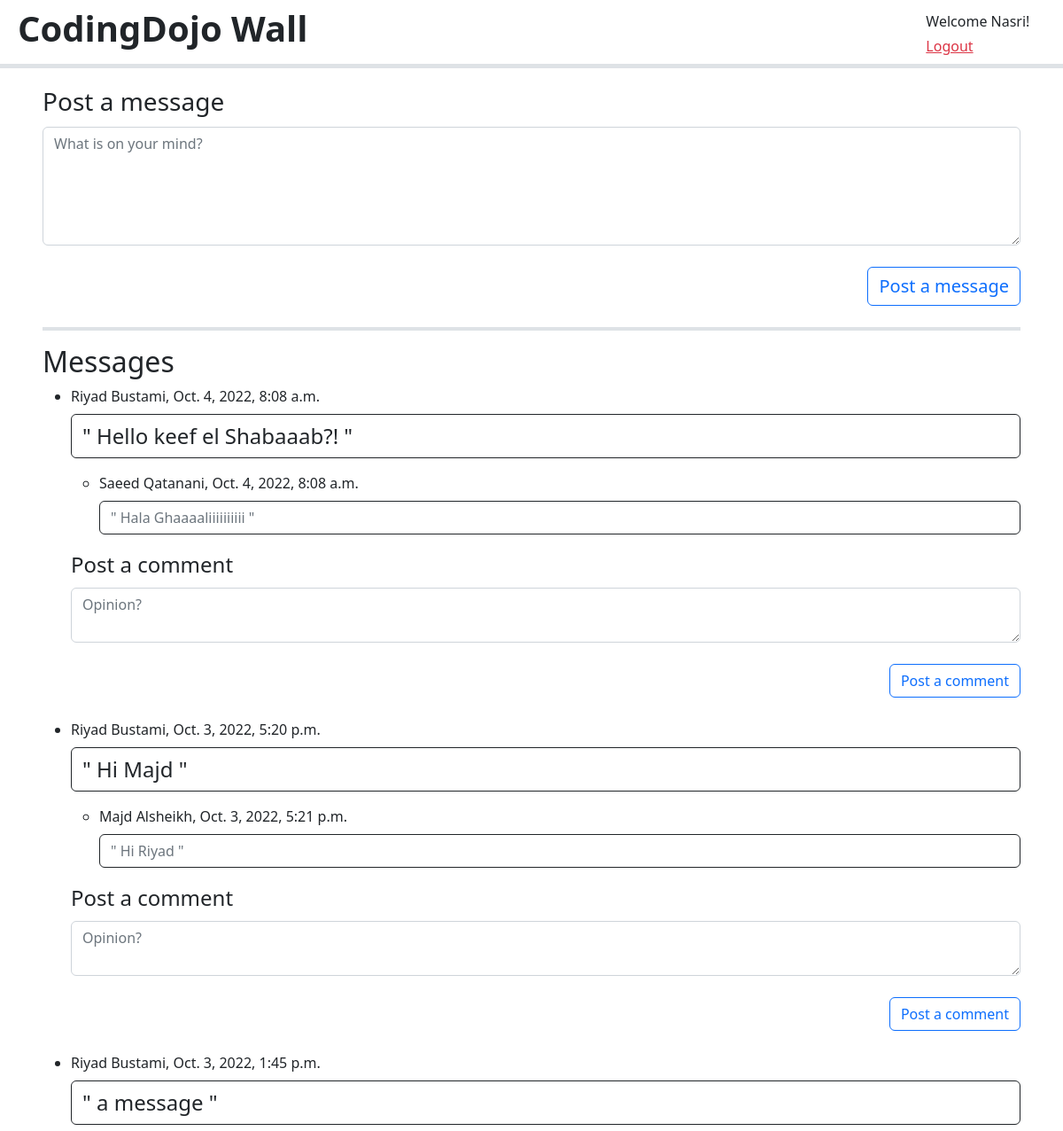
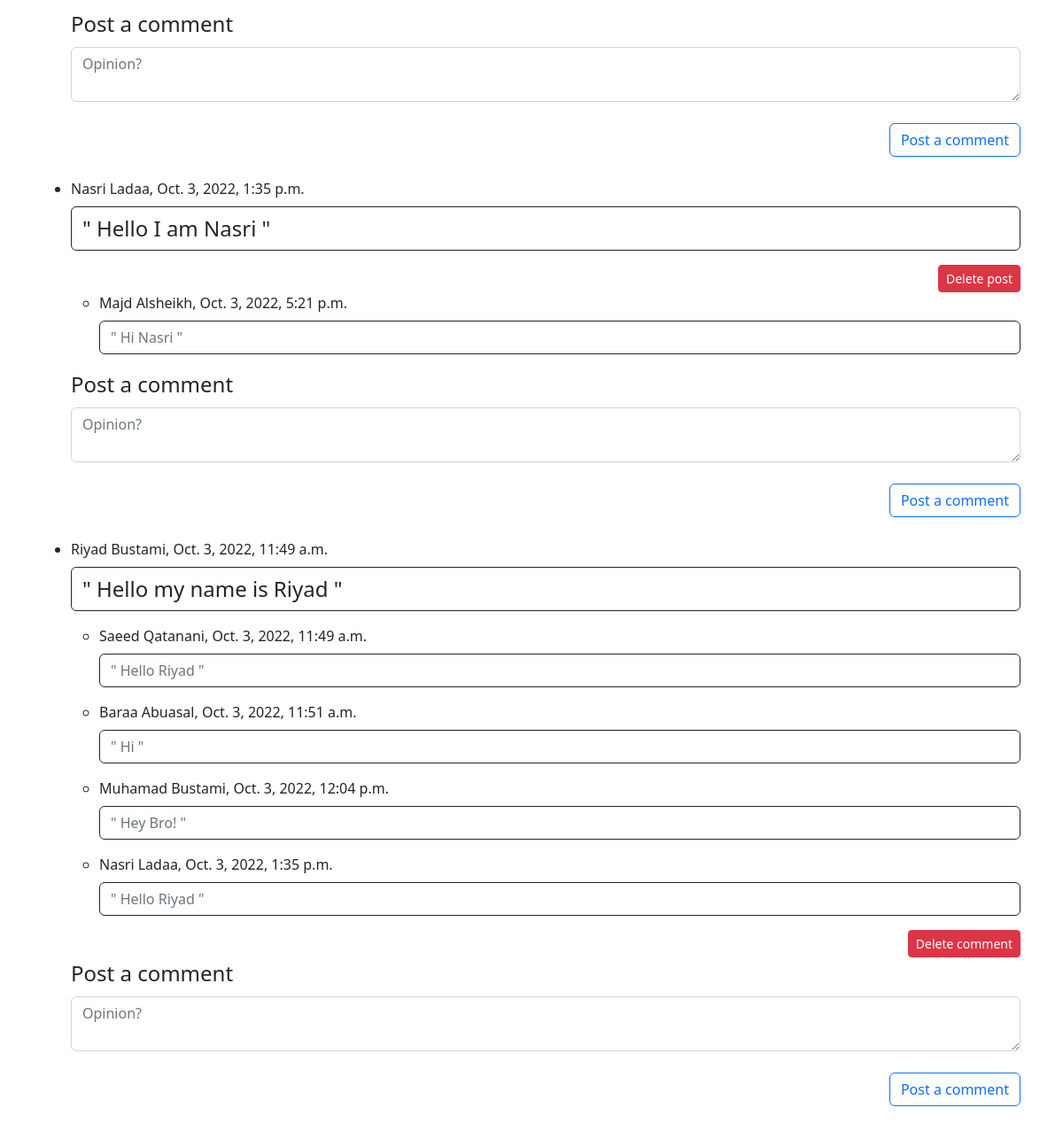
/wall/ (signed in), run on the app's committed database (2 pictures, top to bottom).
### login_registration_app/models.py (models this page shows)
class User(models.Model):
    first_name=models.CharField(max_length=255)
    last_name=models.CharField(max_length=255)
    email=models.EmailField(max_length=255)
    password=models.CharField(max_length=255)
    objects=UserManager()
    created_at=models.DateTimeField(auto_now_add=True)
    updated_at=models.DateTimeField(auto_now=True)

### the_wall_app/models.py (models this page shows)
class Message(models.Model):
    user=models.ForeignKey(User,related_name='messages', on_delete=models.CASCADE)
    message=models.TextField()
    created_at=models.DateTimeField(auto_now_add=True)
    updated_at=models.DateTimeField(auto_now=True)

class Comment(models.Model):
    message=models.ForeignKey(Message,related_name='comments',on_delete=models.CASCADE)
    user=models.ForeignKey(User,related_name='comments',on_delete=models.CASCADE)
    comment=models.TextField()
    created_at=models.DateTimeField(auto_now_add=True)
    updated_at=models.DateTimeField(auto_now=True)

### the_wall_app/views.py (the view)
# urls.py: path('',views.index),
def index(request):
    if 'id' in request.session:
        context={
            'logged_user':User.objects.get(id=request.session['id']),
            'messages':Message.objects.all().order_by('-created_at'),
        }
        print(context['messages'])
        return render(request,"wall.html",context)
    else:
        return redirect('/')

### the_wall_app/templates/wall.html (shortened to what this page needs)
<!DOCTYPE html>
<html lang="en">
<head>
    <link href="https://cdn.jsdelivr.net/npm/bootstrap@5.2.1/dist/css/bootstrap.min.css" rel="stylesheet"
>
</head>
<body>
    <header class="border-bottom border-5 justify-content-between">
        <div class=" row text-first m-2 justify-content-between">
            <h1 class="col-10 fw-bolder fs-1">
                CodingDojo Wall
            </h1>
            <div class="col-1 text-center mx-5">
                <p class="row my-1 text-nowrap">Welcome {{logged_user.first_name}}!</p>
                <a href="/logout/" class="row link-danger text-end  fs-6">Logout</a>
            </div>
        </div>
    </header>
    <main class="justify-content-center mx-5">
        <section class="my-3 border-bottom border-4 text-start">
            <form action="add_message/" method="POST">
                <div class="text-start">
                    <label for="message" class="form-label text-start fs-3">Post a message</label>
                </div>
                <textarea name="message" id="message" cols="30" rows="5" placeholder="What is on your mind?"
                    class="form-control"></textarea>
                <div class="text-end">
                    <input type="submit" value="Post a message" class="btn btn-outline-primary text-end my-4 fs-5">
                </div>
            </form>
        </section>
        {% if messages %}
        <section>
            <h2>Messages</h2>
            <ul>
                {% for message in messages %}
                <li>
                    <p class="fs-6 form-label">{{message.user.first_name}} {{message.user.last_name}},
                        {{message.created_at}}</p>
                    <p class="fs-4 text-dark form-control border-dark">" {{message.message}} "</p>
                    {% if request.session.id == message.user.id %}
                    <form action="delete_message/" method="POST">
                        <div class="text-end">
                            <input type="submit" value="Delete post" class="btn btn-danger btn-sm">
                        </div>
                    </form>
                    {% endif %}
                    {% if message.comments %}
                    <ul>
                        {% for comment in message.comments.all %}
                        <li>
                            <p class="fs-6 form-label">{{comment.user.first_name}} {{comment.user.last_name}},
                                {{comment.created_at}}</p>
                            <p class="fs-6 text-secondary form-control border-dark">" {{comment.comment}} "</p>
                        </li>
                        {% if request.session.id == comment.user.id %}
                        <form action="delete_comment/" method="POST">
                            <div class="text-end">
                                <input type="submit" value="Delete comment" class="btn btn-danger btn-sm">
                            </div>
                        </form>
                        {% endif %}
                        {% endfor %}
                    </ul>
                    {% endif %}
                    <div>
                        <form action="add_comment/" method="POST">
                            <div class="text-start">
                                <label for="comment" class="form-label text-start fs-4">Post a comment</label>
                            </div>
                            <textarea name="comment" id="comment" cols="20" rows="2" placeholder="Opinion?"
                                class="form-control"></textarea>
                            <div class="text-end">
                                <input type="submit" value="Post a comment"
                                    class="btn btn-outline-primary text-end my-4 fs-6">
                            </div>
                        </form>
                    </div>
                </li>
                {% endfor %}
            </ul>
        </section>
        {% endif %}
    </main>
</body>
</html>

### data on the page
User: first_name "Nasri"
Message: user.first_name "Riyad", user.last_name "Bustami", created_at "Oct. 4, 2022, 8:08 a.m.", message "Hello keef el Shabaaab?!"
Comment: user.first_name "Saeed", user.last_name "Qatanani", created_at "Oct. 4, 2022, 8:08 a.m.", comment "Hala Ghaaaaliiiiiiiiii"
Message: user.first_name "Riyad", user.last_name "Bustami", created_at "Oct. 3, 2022, 5:20 p.m.", message "Hi Majd"
Comment: user.first_name "Majd", user.last_name "Alsheikh", created_at "Oct. 3, 2022, 5:21 p.m.", comment "Hi Riyad"
Message: user.first_name "Riyad", user.last_name "Bustami", created_at "Oct. 3, 2022, 1:45 p.m.", message "a message"
Message: user.first_name "Nasri", user.last_name "Ladaa", created_at "Oct. 3, 2022, 1:35 p.m.", message "Hello I am Nasri"
Comment: user.first_name "Majd", user.last_name "Alsheikh", created_at "Oct. 3, 2022, 5:21 p.m.", comment "Hi Nasri"
Message: user.first_name "Riyad", user.last_name "Bustami", created_at "Oct. 3, 2022, 11:49 a.m.", message "Hello my name is Riyad"
Comment: user.first_name "Saeed", user.last_name "Qatanani", created_at "Oct. 3, 2022, 11:49 a.m.", comment "Hello Riyad"
Comment: user.first_name "Baraa", user.last_name "Abuasal", created_at "Oct. 3, 2022, 11:51 a.m.", comment "Hi"
Comment: user.first_name "Muhamad", user.last_name "Bustami", created_at "Oct. 3, 2022, 12:04 p.m.", comment "Hey Bro!"
Comment: user.first_name "Nasri", user.last_name "Ladaa", created_at "Oct. 3, 2022, 1:35 p.m.", comment "Hello Riyad"
